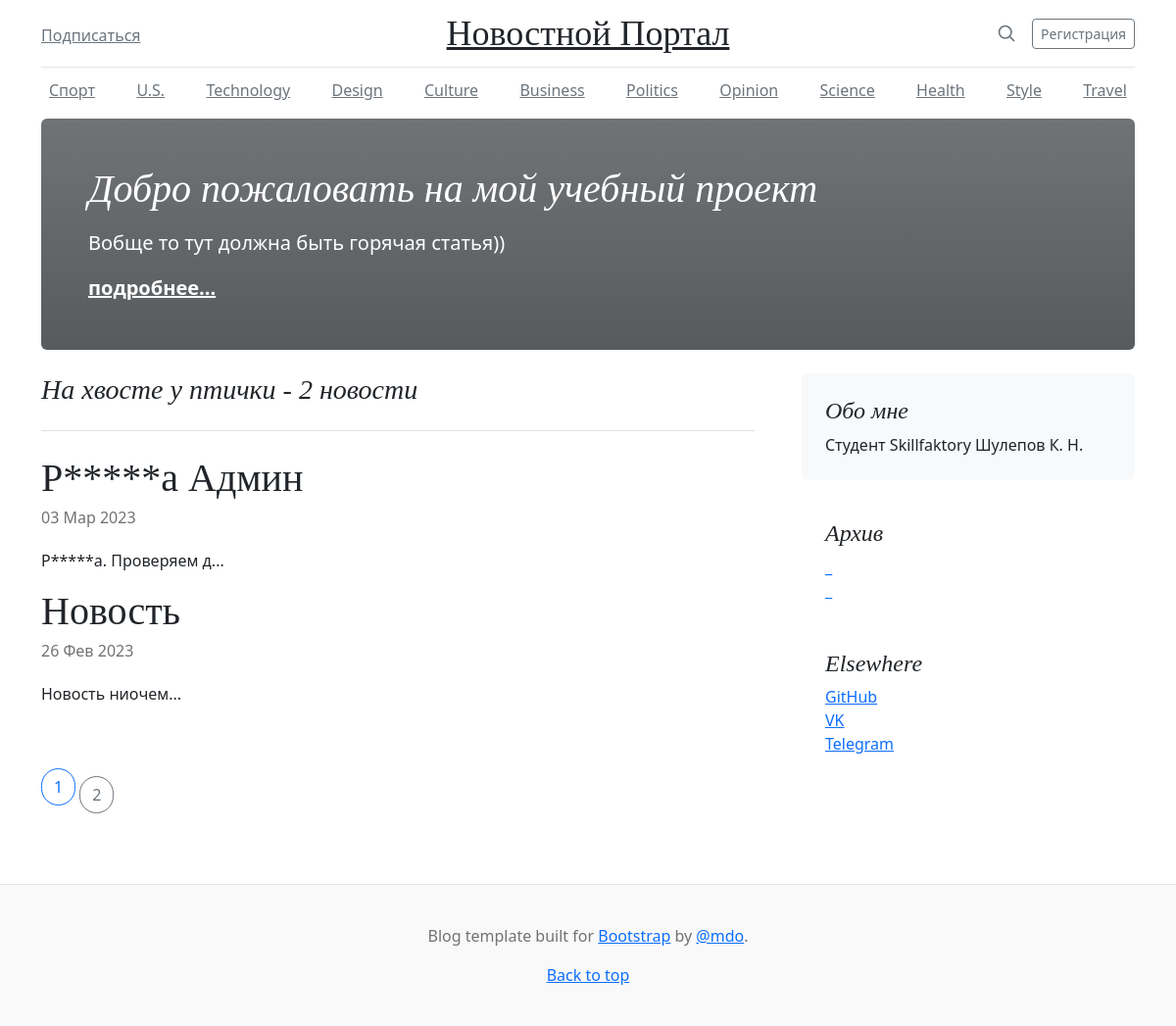
Page /news/ on the committed database.
### newsapp/models.py (models this page shows, shortened)
class Post(models.Model):
    article = 'AR'
    news = 'NE'
    TYPE = ((article, 'статья'), (news, 'новость'))
    type = models.CharField(max_length=2, choices=TYPE, default=news)
    post_date = models.DateTimeField(auto_now_add=True)
    title = models.CharField(max_length=128)
    post_text = models.TextField()
    post_rate = models.IntegerField(default=0)
    author = models.ForeignKey(Author, on_delete=models.CASCADE)
    category = models.ManyToManyField(Category, through='PostCategory')
    def preview(self):
        return f"{self.post_text[:20]}..."

### newsapp/views.py (the view)
# urls.py: path('', PostsList.as_view(), name='posts'),
class PostsList(ListView):
    model = Post
    ordering = '-post_date'
    template_name = 'news.html'
    context_object_name = 'posts'
    paginate_by = 2
    def get_queryset(self):
        queryset = super().get_queryset()
        self.filterset = PostFilter(self.request.GET, queryset)
        return self.filterset.qs
    def get_context_data(self, **kwargs):
        context = super().get_context_data(**kwargs)
        context['filterset'] = self.filterset
        return context

### newsapp/templatetags/filters.py (called while the page is built)
@register.filter()
def censor(text):
    if type(text) is not str:
        raise TypeError(f"фильтр не может принять  {type(text)}, только <str>")
    for word in BAD_WORDS:
        if word in text:
            text = text.replace(word, (word[0] + ("*" * (len(word) - 1))))
    return text

### templates/news.html (shortened to what this page needs)
{% extends 'flatpages/default.html' %}
{% load filters %}
{% if posts %}
    {% block amount2 %}
        {{ posts |length }} новости
    {% endblock amount2 %}
    {% block content %}
        {% for post in posts %}
        <h2 class="blog-post-title mb-1">{{post.title |censor }}</h2>
        <p class="blog-post-meta">{{post.post_date  |date:'d M Y'}}</p>
        <p> {{post.preview |censor }} </p>
        {% endfor %}
    {% endblock content %}
{% else %}
    <h2>Нет статей</h2>
{% endif %}

### static/blog.css (style rules this page uses)
h1, h2, h3, h4, h5, h6 { font-family: "Playfair Display", Georgia, "Times New Roman", serif; }
.blog-post-title { font-size: 2.5rem; }
.blog-post-meta { margin-bottom: 1.25rem; color: #727272; }

### rows in the picture
Post: title|censor "Р*****а Админ", post_date "03 Мар 2023", preview|censor "Р*****а. Проверяем д..."
Post: title|censor "Новость", post_date "26 Фев 2023", preview|censor "Новость ниочем..."

### other values in the picture
{{ posts |length }} "2"
{{ page_obj.number }} "1"
{{ page_obj.next_page_number }} "2"
